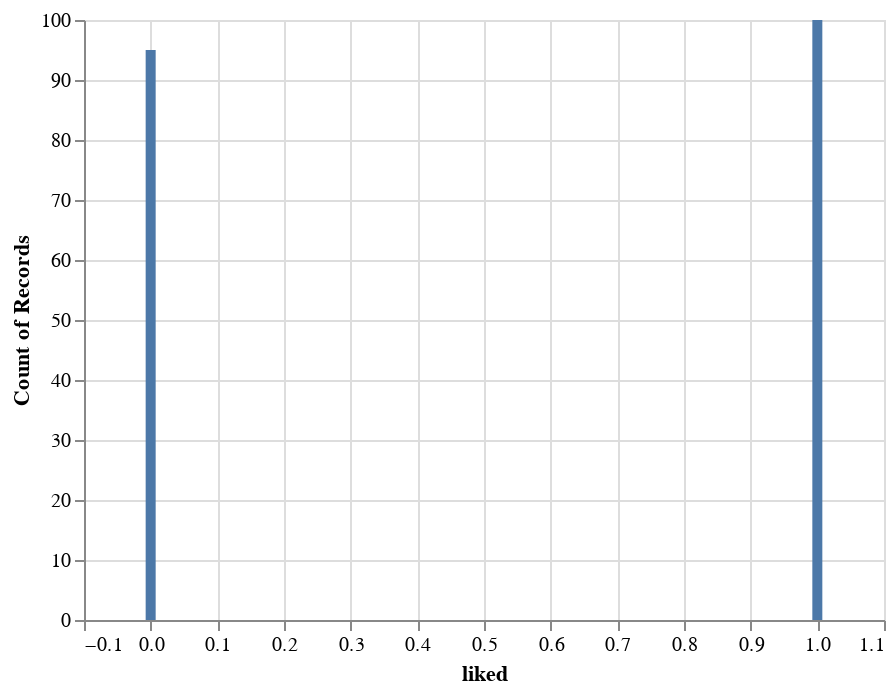

This figure's notebook cell:
### Code cell
import altair as alt
alt.Chart(df).mark_bar().encode(x='liked', y='count()')

### Figure 1 — Vega-Lite specification as saved in the notebook (floating-point values rounded to 4 significant figures; data arrays with more than 128 entries replaced by an {"elided": "..."} marker saying what was removed)
{"config": {"view": {"continuousWidth": 400, "continuousHeight": 300}}, "data": {"name": "data-452f4f41dae9d3336c70225c66e3a0dc"}, "mark": "bar", "encoding": {"x": {"field": "liked", "type": "quantitative"}, "y": {"aggregate": "count", "type": "quantitative"}}, "$schema": "https://vega.github.io/schema/vega-lite/v4.17.0.json", "datasets": {"data-452f4f41dae9d3336c70225c66e3a0dc": {"elided": "195 records"}}}
